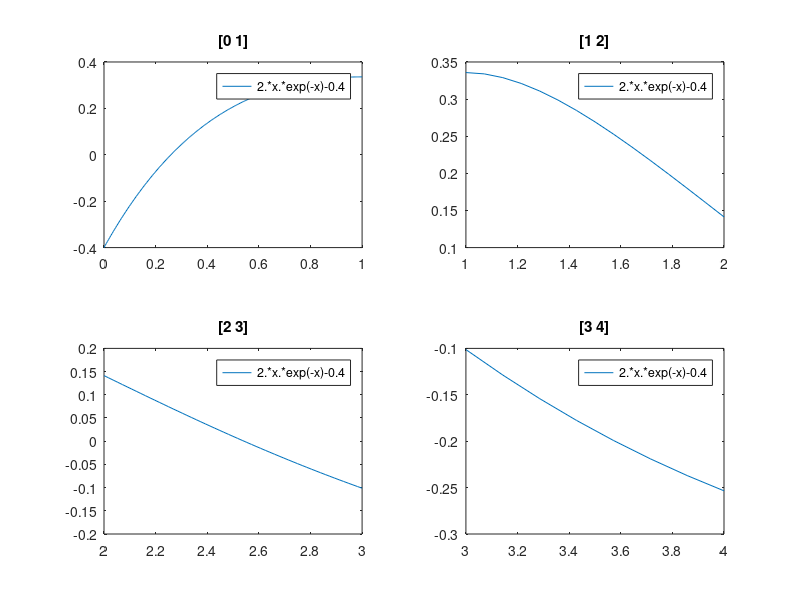

MATLAB code to generate this figure: (Note: this script raises an error after producing the figure.)
% Intermediate value theorem
% If f(x) is continuous function between [a,b]
% , and if f(a) * f(b) < 0, 
% then there exists at least one root between a and b

clear all; close all; clc

%% plots
subplot(2,2,1)
fplot('2*x*exp(-x)-0.4', [0 1]);
title('[0 1]')

subplot(2,2,2)
fplot('2*x*exp(-x)-0.4', [1 2]);
title('[1 2]')

subplot(2,2,3)
fplot('2*x*exp(-x)-0.4', [2 3]);
title('[2 3]')


subplot(2,2,4)
fplot('2*x*exp(-x)-0.4', [3 4]);
title('[3 4]')

%% fzero
fzero('2*x*exp(-x)-0.4', [0 1])
% fzero('2*x*exp(-x)-0.4', [1 2]) % no solution
fzero('2*x*exp(-x)-0.4', [2 3])
% fzero('2*x*exp(-x)-0.4', [3 4]) % no solution

figure
fplot('2*x*exp(-x)-0.4', [0 10]);
title('[0 10]')
